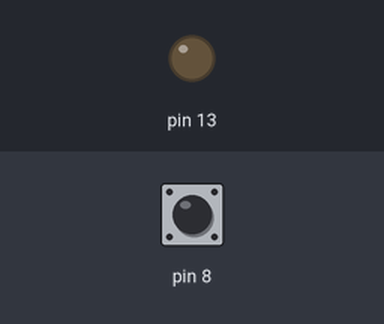
The sketch below on a simulated Arduino Uno, built with avr-gcc and run on an emulated ATmega328P. Shown: output pins drawn as LEDs (lit = HIGH). The test bench sets the inputs (shaded band); at power-on: pin 8 HIGH. What the sketch prints to the serial monitor is not drawn.

Above: at 1.2 s.
1.3 s: pin 8 pulled LOW for 0.15 s
At 1.38 s:
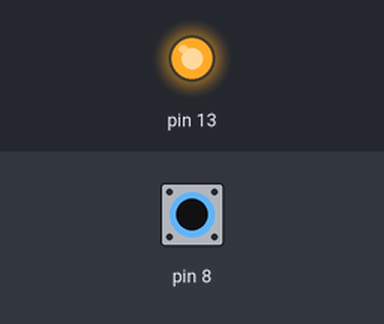
2.9 s: pin 8 pulled LOW for 3.2 s
At 6.6 s:
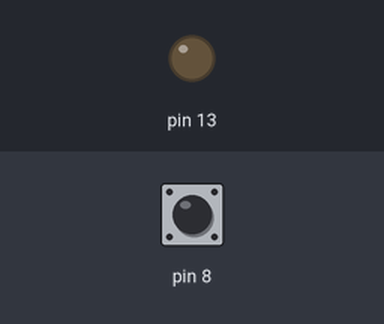
Timing chart, 0 to 8.1 s (numbered marks = the images above; inputs shaded):
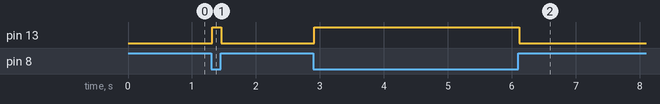

Measured:
- after the input at 1.3 s, pin 13: LOW → HIGH at once, → LOW 0.15 s later
- after the input at 2.9 s, pin 13: LOW → HIGH at once, → LOW 3.2 s later

The sketch:

Cap_Test.ino
```cpp
#include <CapacitiveSensor.h>

CapacitiveSensor   cs_4_8 = CapacitiveSensor(4,8); // 1M resistor between pins 4 & 8, pin 8 is sensor pin, add a wire and or foil

void setup()
{
   cs_4_8.set_CS_AutocaL_Millis(0xFFFFFFFF);// turn off autocalibrate on channel 1 - just as an example
   Serial.begin(9600);
   pinMode(13,OUTPUT);
}

void loop()
{
 long sensor1 =  cs_4_8.capacitiveSensor(50);
 Serial.println(sensor1);

    Serial.println(sensor1);  // print sensor output
   if(sensor1 >= 1000)
   {
    digitalWrite(13,HIGH);
   }
   else{
    digitalWrite(13,LOW);
   }
}
```
